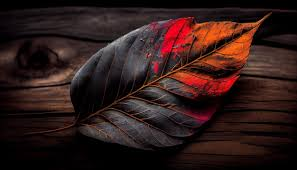
#> input picture app53/image.jpeg, 297 x 170 px
$ python code.py
#> lines starting #> are read from the running program, lines starting #| are printed output that depends on the picture
import cv2
import numpy as np
import matplotlib.pyplot as plt

# Load the grayscale image
image = cv2.imread('image.jpeg', cv2.IMREAD_GRAYSCALE)
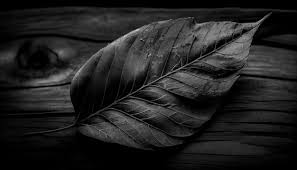
#> image: shape (170, 297); min 0, max 203, mean 32.9

# Calculate and display the histogram of the original image
def plot_histogram(image, title, color):
#> called with title = 'Histogram of Original Image', color = 'blue'
    histogram, bin_edges = np.histogram(image, bins=256, range=(0, 256))
#> histogram = 256 values, max 7351 at index 0, min 0 at index 153, mean 197.2; bin_edges = 257 values from 0 to 256
    plt.plot(bin_edges[0:-1], histogram, color=color)
    plt.title(title)
    plt.xlabel("Pixel Intensity")
    plt.ylabel("Frequency")

# Display original image and its histogram
plt.figure(figsize=(12, 6))
plt.subplot(2, 2, 1)
plt.imshow(image, cmap='gray')
plt.title('Original Image')

plt.subplot(2, 2, 2)
plot_histogram(image, "Histogram of Original Image", "blue")

# Perform histogram equalization
equalized_image = cv2.equalizeHist(image)
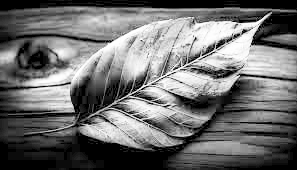
#> equalized_image: shape (170, 297); min 0, max 255, mean 110.4

# Display equalized image and its histogram
plt.subplot(2, 2, 3)
plt.imshow(equalized_image, cmap='gray')
plt.title('Equalized Image')

plt.subplot(2, 2, 4)
plot_histogram(equalized_image, "Histogram of Equalized Image", "red")

plt.tight_layout()
plt.show()
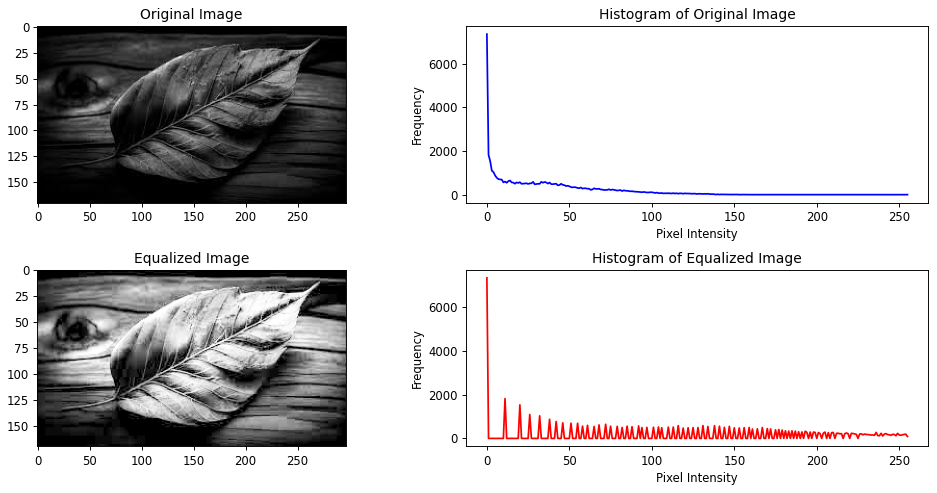
#> figure drawn by matplotlib, 4 panels; panel 2: curve peaks at x = 0, y = 7351; panel 4: curve peaks at x = 0, y = 7351
